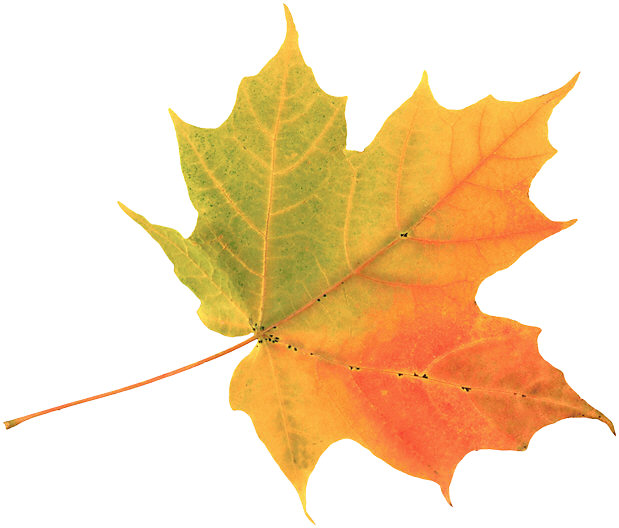
#> input picture Feature from Accelerated Segment Test/01.jpg, 619 x 528 px
$ jupyter execute 'Features from Accelerated Segment Test (FAST).ipynb'
#> lines starting #> are read from the running program, lines starting #| are printed output that depends on the picture
[cell 1]
import cv2
import numpy as np

[cell 2]
image = cv2.imread('01.jpg')
#> image is the input picture: shape (528, 619, 3); mean B, G, R 181.5, 217.3, 244
gray = cv2.cvtColor(image, cv2.COLOR_BGR2GRAY)
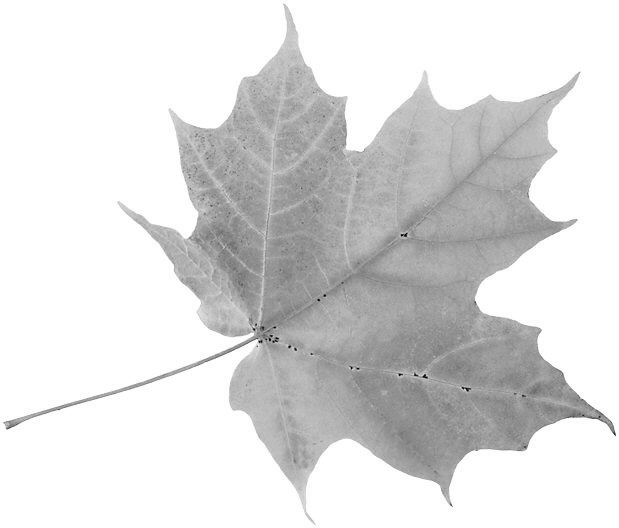
#> gray: shape (528, 619); min 2, max 255, mean 221.2

Create FAST Detector object

[cell 3]
fast = cv2.FastFeatureDetector_create()

Obtain KeyPoints, by default non max supression is ON to turn OFF set

[cell 4]
fast.setNonmaxSuppression(0)

[cell 5]
keypoints = fast.detect(gray,None)
#> keypoints = 4795 keypoints; strongest (x, y, size): (283, 3, 7), (283, 4, 7), (284, 4, 7), (285, 4, 7)
print("Number of keypoints detected: ",len(keypoints))
#| Number of keypoints detected:  4795

Draw rich Keypoints on input image

[cell 6]
image = cv2.drawKeypoints(gray,keypoints,image, flags=cv2.DRAW_MATCHES_FLAGS_DRAW_RICH_KEYPOINTS)
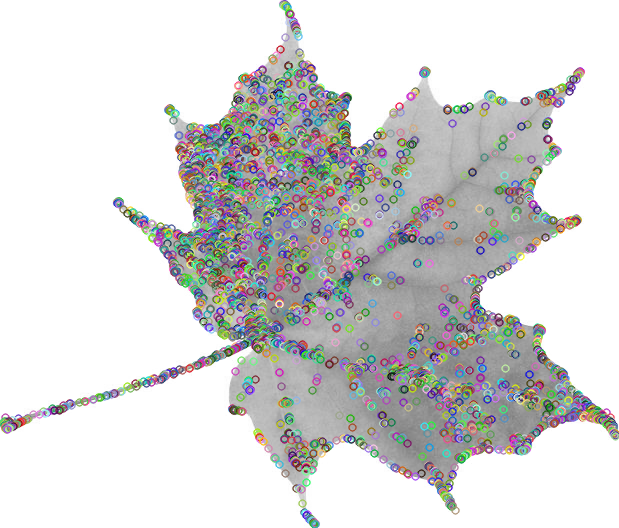
#> image: shape (528, 619, 3); mean B, G, R 213.2, 213.4, 213.4

[cell 7]
cv2.imwrite('output.jpg',image)
#> Out = True
